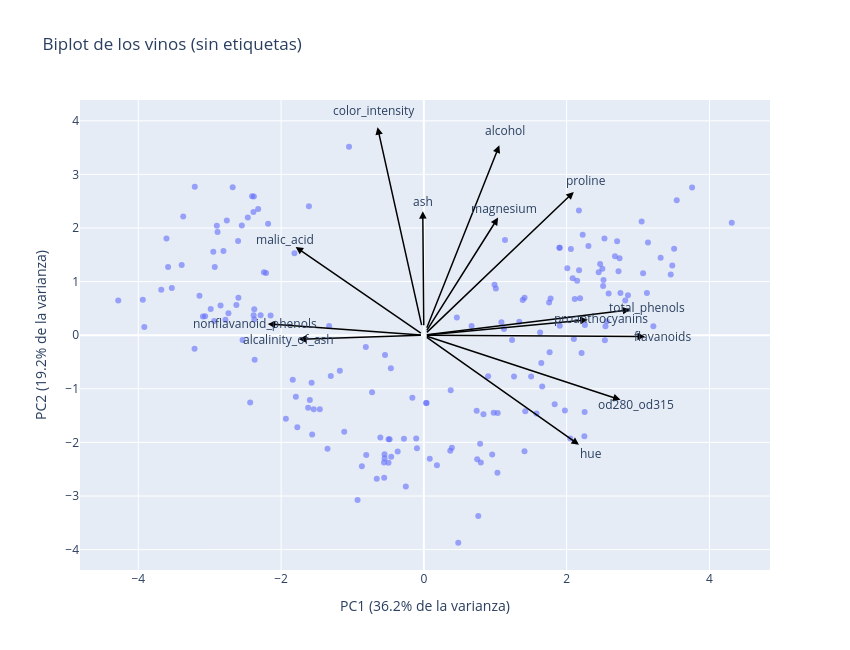

Notebook code cell kept with this figure:
### Markdown cell above
---
# 6️⃣ Biplot y cultivares (15 min)

Proyectamos los 178 vinos sobre PC1 y PC2 (`transform`) y dibujamos el biplot. Primero **sin colores**: así lo vería un analista que no conoce los cultivares.

### Code cell
# 1. scores_vinos = pca_vinos.transform(X_scaled)
# 2. plot_biplot(scores_vinos, pca_vinos, columnas, title='Biplot de los vinos (sin etiquetas)')
# ✍️ Tu código aquí
scores_vinos = pca_vinos.transform(X_scaled)

plot_biplot(
    scores_vinos,
    pca_vinos,
    columnas,
    title='Biplot de los vinos (sin etiquetas)'
)

### Figure 1 — Plotly figure (JSON) as saved in the notebook; plotly's stock layout.template omitted (floating-point values rounded to 4 significant figures; data arrays with more than 128 entries replaced by an {"elided": "..."} marker saying what was removed)
{"data": [{"hovertemplate": "PC1=%{x}<br>PC2=%{y}<extra></extra>", "legendgroup": "", "marker": {"color": "#636efa", "opacity": 0.6, "symbol": "circle"}, "mode": "markers", "name": "", "orientation": "v", "showlegend": false, "type": "scatter", "x": {"elided": "178 float values"}, "xaxis": "x", "y": {"elided": "178 float values"}, "yaxis": "y"}], "layout": {"annotations": [{"arrowcolor": "black", "arrowhead": 2, "arrowwidth": 1.5, "ax": 0, "axref": "x", "ay": 0, "ayref": "y", "showarrow": true, "x": 1.057, "xref": "x", "y": 3.542, "yref": "y"}, {"font": {"size": 12}, "showarrow": false, "text": "alcohol", "x": 1.142, "y": 3.825}, {"arrowcolor": "black", "arrowhead": 2, "arrowwidth": 1.5, "ax": 0, "axref": "x", "ay": 0, "ayref": "y", "showarrow": true, "x": -1.796, "xref": "x", "y": 1.647, "yref": "y"}, {"font": {"size": 12}, "showarrow": false, "text": "malic_acid", "x": -1.939, "y": 1.779}, {"arrowcolor": "black", "arrowhead": 2, "arrowwidth": 1.5, "ax": 0, "axref": "x", "ay": 0, "ayref": "y", "showarrow": true, "x": -0.01502, "xref": "x", "y": 2.315, "yref": "y"}, {"font": {"size": 12}, "showarrow": false, "text": "ash", "x": -0.01622, "y": 2.5}, {"arrowcolor": "black", "arrowhead": 2, "arrowwidth": 1.5, "ax": 0, "axref": "x", "ay": 0, "ayref": "y", "showarrow": true, "x": -1.753, "xref": "x", "y": -0.07756, "yref": "y"}, {"font": {"size": 12}, "showarrow": false, "text": "alcalinity_of_ash", "x": -1.893, "y": -0.08377}, {"arrowcolor": "black", "arrowhead": 2, "arrowwidth": 1.5, "ax": 0, "axref": "x", "ay": 0, "ayref": "y", "showarrow": true, "x": 1.04, "xref": "x", "y": 2.194, "yref": "y"}, {"font": {"size": 12}, "showarrow": false, "text": "magnesium", "x": 1.123, "y": 2.37}, {"arrowcolor": "black", "arrowhead": 2, "arrowwidth": 1.5, "ax": 0, "axref": "x", "ay": 0, "ayref": "y", "showarrow": true, "x": 2.89, "xref": "x", "y": 0.4763, "yref": "y"}, {"font": {"size": 12}, "showarrow": false, "text": "total_phenols", "x": 3.122, "y": 0.5144}, {"arrowcolor": "black", "arrowhead": 2, "arrowwidth": 1.5, "ax": 0, "axref": "x", "ay": 0, "ayref": "y", "showarrow": true, "x": 3.097, "xref": "x", "y": -0.02461, "yref": "y"}, {"font": {"size": 12}, "showarrow": false, "text": "flavanoids", "x": 3.345, "y": -0.02657}, {"arrowcolor": "black", "arrowhead": 2, "arrowwidth": 1.5, "ax": 0, "axref": "x", "ay": 0, "ayref": "y", "showarrow": true, "x": -2.186, "xref": "x", "y": 0.2108, "yref": "y"}, {"font": {"size": 12}, "showarrow": false, "text": "nonflavanoid_phenols", "x": -2.361, "y": 0.2276}, {"arrowcolor": "black", "arrowhead": 2, "arrowwidth": 1.5, "ax": 0, "axref": "x", "ay": 0, "ayref": "y", "showarrow": true, "x": 2.295, "xref": "x", "y": 0.2878, "yref": "y"}, {"font": {"size": 12}, "showarrow": false, "text": "proanthocyanins", "x": 2.479, "y": 0.3109}, {"arrowcolor": "black", "arrowhead": 2, "arrowwidth": 1.5, "ax": 0, "axref": "x", "ay": 0, "ayref": "y", "showarrow": true, "x": -0.649, "xref": "x", "y": 3.882, "yref": "y"}, {"font": {"size": 12}, "showarrow": false, "text": "color_intensity", "x": -0.7009, "y": 4.192}, {"arrowcolor": "black", "arrowhead": 2, "arrowwidth": 1.5, "ax": 0, "axref": "x", "ay": 0, "ayref": "y", "showarrow": true, "x": 2.173, "xref": "x", "y": -2.045, "yref": "y"}, {"font": {"size": 12}, "showarrow": false, "text": "hue", "x": 2.347, "y": -2.209}, {"arrowcolor": "black", "arrowhead": 2, "arrowwidth": 1.5, "ax": 0, "axref": "x", "ay": 0, "ayref": "y", "showarrow": true, "x": 2.755, "xref": "x", "y": -1.205, "yref": "y"}, {"font": {"size": 12}, "showarrow": false, "text": "od280_od315", "x": 2.975, "y": -1.301}, {"arrowcolor": "black", "arrowhead": 2, "arrowwidth": 1.5, "ax": 0, "axref": "x", "ay": 0, "ayref": "y", "showarrow": true, "x": 2.1, "xref": "x", "y": 2.672, "yref": "y"}, {"font": {"size": 12}, "showarrow": false, "text": "proline", "x": 2.268, "y": 2.886}], "height": 650, "legend": {"tracegroupgap": 0}, "title": {"text": "Biplot de los vinos (sin etiquetas)"}, "width": 850, "xaxis": {"anchor": "y", "domain": [0, 1], "title": {"text": "PC1 (36.2% de la varianza)"}}, "yaxis": {"anchor": "x", "domain": [0, 1], "title": {"text": "PC2 (19.2% de la varianza)"}}}}
